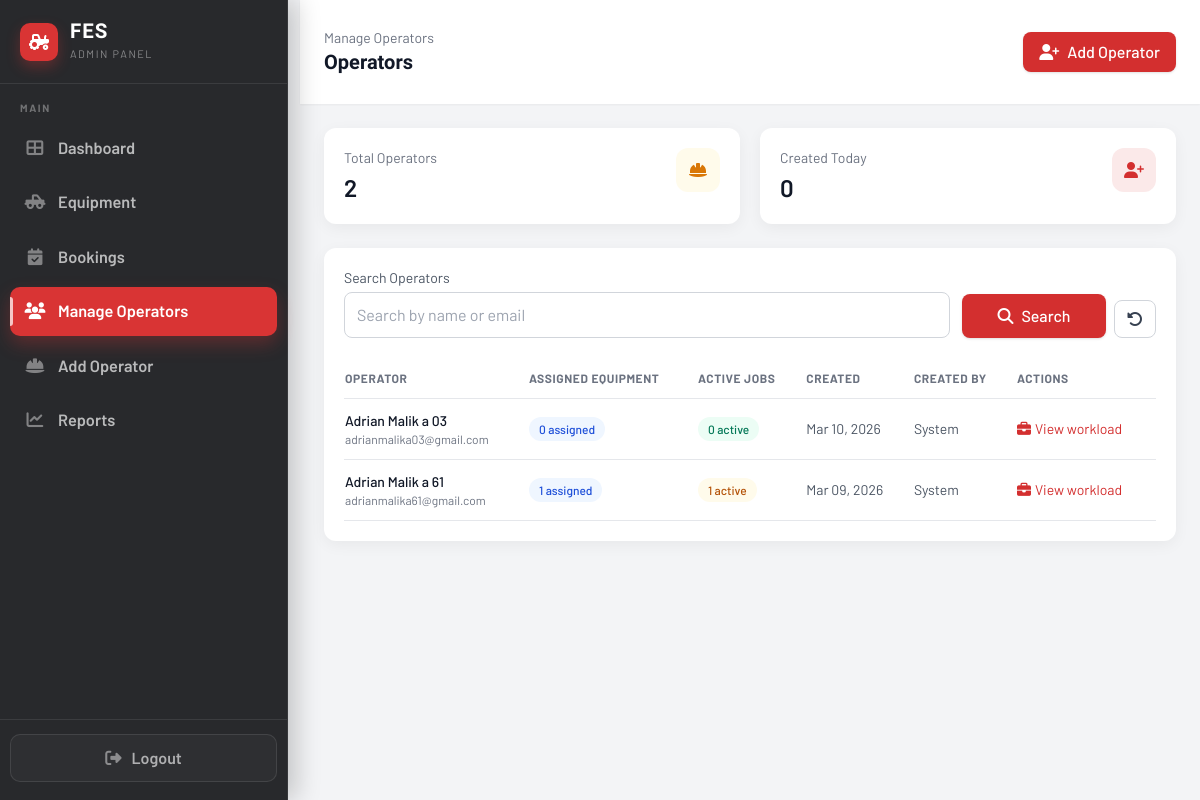
/Pages/admin/users.php (signed in), run on an earlier commit of the app's database.
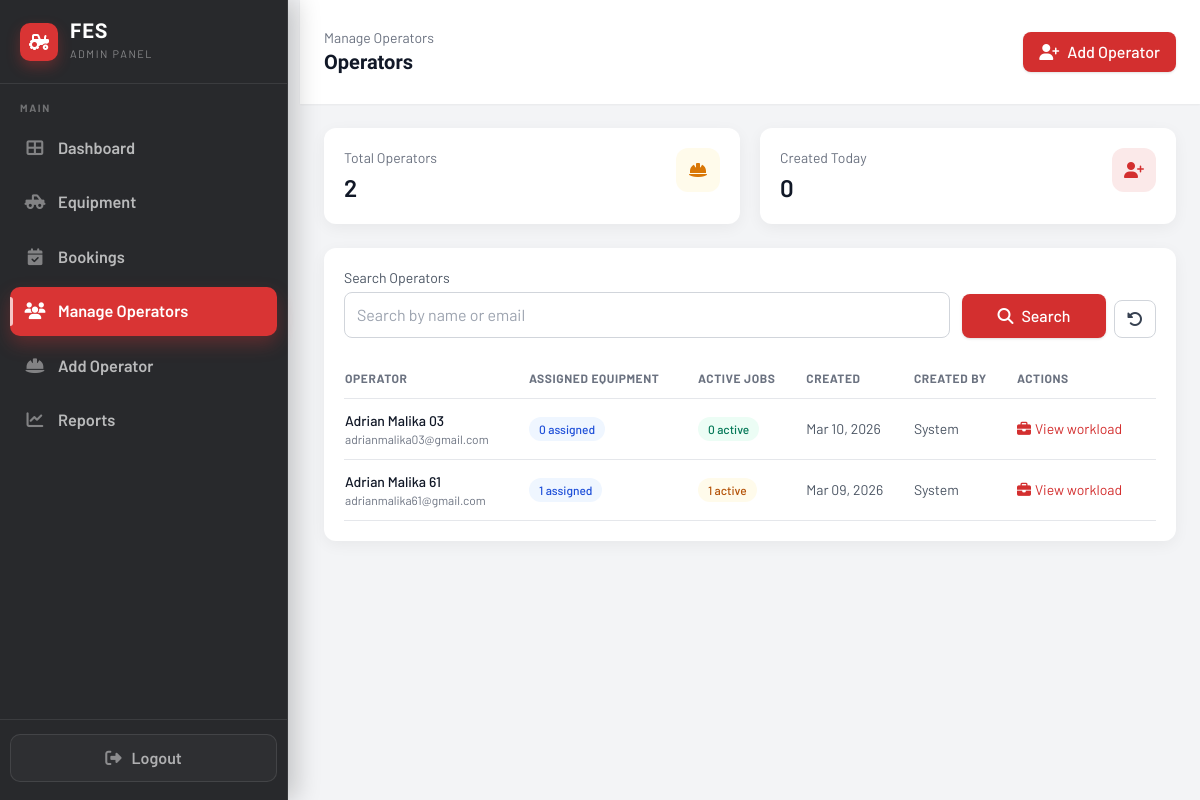
And on a later commit of the database.
### tables this page shows
CREATE TABLE IF NOT EXISTS `users` (
  `user_id` int NOT NULL AUTO_INCREMENT,
  `name` varchar(255) NOT NULL,
  `email` varchar(255) NOT NULL,
  `password_hash` varchar(255) NOT NULL,
  `role` enum('customer','admin','operator') NOT NULL DEFAULT 'customer',
  `created_at` timestamp NOT NULL DEFAULT CURRENT_TIMESTAMP,
  `updated_at` timestamp NOT NULL DEFAULT CURRENT_TIMESTAMP ON UPDATE CURRENT_TIMESTAMP,
  `password_reset_token` varchar(64) DEFAULT NULL,
  `password_reset_expires` datetime DEFAULT NULL,
  PRIMARY KEY (`user_id`),
  UNIQUE KEY `email` (`email`)
);

### Pages/admin/users.php (the view, shortened to what the changed rows need)
<?php
$q = trim($_GET['q'] ?? '');
$operators = [];
try {
    $conn = getDBConnection();
    $base_sql = "
        SELECT
            u.user_id,
            u.name,
            u.email,
            u.created_at,
            COUNT(DISTINCT b.equipment_id) AS assigned_equipment,
            COUNT(b.booking_id) AS active_jobs
        FROM users u
        LEFT JOIN bookings b
            ON b.operator_id = u.user_id
            AND b.status IN ('pending','confirmed','in_progress')
        WHERE u.role = 'operator'
    ";
    if ($q !== '') {
        $sql = $base_sql . " AND (u.name LIKE ? OR u.email LIKE ?) GROUP BY u.user_id ORDER BY u.created_at DESC, u.user_id DESC";
        $stmt = $conn->prepare($sql);
        $like = '%' . $q . '%';
        $stmt->bind_param('ss', $like, $like);
    } else {
        $sql = $base_sql . " GROUP BY u.user_id ORDER BY u.created_at DESC, u.user_id DESC";
        $stmt = $conn->prepare($sql);
    }
    $stmt->execute();
    $result = $stmt->get_result();
    while ($row = $result->fetch_assoc()) {
        $operators[] = $row;
    }
} catch (Exception $e) {
    error_log('Operators page error: ' . $e->getMessage());
    $error = 'Could not load operators right now. Please try again.';
}
?>
<!DOCTYPE html>
<html lang="en">
<head>
    <link rel="stylesheet" href="https://cdnjs.cloudflare.com/ajax/libs/font-awesome/6.4.0/css/all.min.css">
    <script src="https://cdn.tailwindcss.com"></script>
</head>
<body>
    <div class="min-h-screen w-full bg-gray-100">
        <div class="min-h-screen" style="margin-left: 300px; width: calc(100% - 300px);" id="main-content">
            <header class="bg-white px-6 py-7 flex items-center justify-between shadow-sm md:pl-6">
                <div class="flex items-center gap-3">
                    <div>
                        <h1 class="text-xl font-semibold text-gray-900">Operators</h1>
                    </div>
                </div>
            </header>
            <main class="flex-1 overflow-y-auto p-6" style="width: 100%; overflow-x: hidden;">
                <section class="bg-white rounded-xl shadow-card p-5">
                    <div class="overflow-x-auto">
                        <table class="min-w-full">
                            <thead>
                                <tr class="text-left text-xs font-medium text-gray-500 border-b uppercase tracking-wider">
                                    <th class="py-3 pr-4">Operator</th>
                                    <th class="py-3 pr-4">Assigned Equipment</th>
                                    <th class="py-3 pr-4">Active Jobs</th>
                                    <th class="py-3 pr-4">Created</th>
                                    <th class="py-3 pr-4">Created By</th>
                                    <th class="py-3 pr-4">Actions</th>
                                </tr>
                            </thead>
                            <tbody class="text-sm text-gray-900">
                                <?php if (empty($operators)): ?>
                                    <tr>
                                        <td colspan="5" class="py-10 text-center text-gray-500">
                                            <i class="fas fa-hard-hat text-2xl mb-2 block text-gray-300"></i>
                                            No operators found.
                                        </td>
                                    </tr>
                                <?php else: ?>
                                    <?php foreach ($operators as $op): ?>
                                        <tr class="border-b hover:bg-gray-50">
                                            <td class="py-3 pr-4">
                                                <div class="font-medium"><?php echo htmlspecialchars($op['name']); ?></div>
                                                <div class="text-xs text-gray-500"><?php echo htmlspecialchars($op['email']); ?></div>
                                            </td>
                                            <td class="py-3 pr-4">
                                                <span class="inline-flex items-center px-2.5 py-1 rounded-full text-xs font-medium bg-blue-50 text-blue-700">
                                                    <?php echo (int)$op['assigned_equipment']; ?> assigned
                                                </span>
                                            </td>
                                            <td class="py-3 pr-4">
                                                <?php $active = (int)($op['active_jobs'] ?? 0); ?>
                                                <span class="inline-flex items-center px-2.5 py-1 rounded-full text-xs font-medium <?php echo $active > 0 ? 'bg-amber-50 text-amber-700' : 'bg-emerald-50 text-emerald-700'; ?>">
                                                    <?php echo $active; ?> active
                                                </span>
                                            </td>
                                            <td class="py-3 pr-4 text-gray-600">
                                                <?php echo !empty($op['created_at']) ? htmlspecialchars(date('M d, Y', strtotime($op['created_at']))) : '-'; ?>
                                            </td>
                                            <td class="py-3 pr-4 text-gray-600">
                                                <?php echo !empty($op['creator_name']) ? htmlspecialchars($op['creator_name']) : 'System'; ?>
                                            </td>
                                            <td class="py-3 pr-4">
                                                <a href="operator_manage.php?id=<?php echo (int)$op['user_id']; ?>" class="inline-flex items-center gap-1 text-sm text-fes-red hover:underline">
                                                    <i class="fas fa-briefcase"></i>
                                                    View workload
                                                </a>
                                            </td>
                                        </tr>
                                    <?php endforeach; ?>
                                <?php endif; ?>
                            </tbody>
                        </table>
                    </div>
                </section>
            </main>
        </div>
    </div>
</body>
</html>

What changed in the data, as far as the page shows it:
changed users "adrianmalika03@gmail.com": name "Adrian Malik a 03" → "Adrian Malika 03"
changed users "adrianmalika61@gmail.com": name "Adrian Malik a 61" → "Adrian Malika 61"
